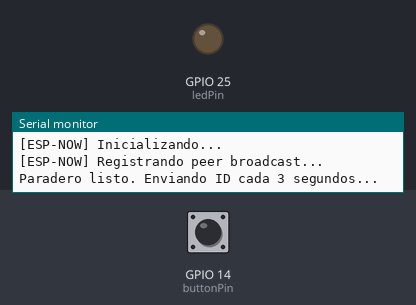
Bench run of a sketch on a simulated ESP32. Parts: output pins drawn as LEDs (lit = HIGH), the last lines printed to the serial monitor. Inputs (shaded band) come from the test bench; at power-on: GPIO 14 (buttonPin) HIGH. WiFi joins after 1.5 s; servers stay silent unless stated.

Above: at 12.7 s.
12.8 s: GPIO 14 (buttonPin) pulled LOW for 0.15 s
At 12.89 s:
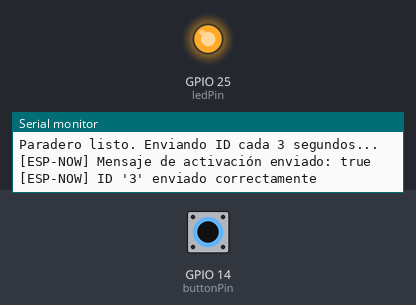
14.4 s: GPIO 14 (buttonPin) pulled LOW for 3.2 s
At 18.0 s:
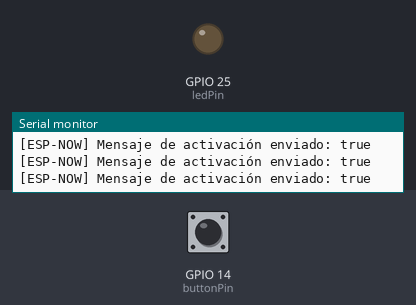
Timing chart, 0 to 19.5 s (numbered marks = the images above; inputs shaded):
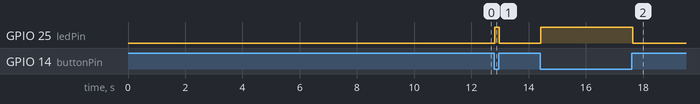

Measured:
- after the input at 12.8 s, GPIO 25 (ledPin): LOW → HIGH at once, → LOW 0.15 s later
- after the input at 14.4 s, GPIO 25 (ledPin): LOW → HIGH at once, → LOW 3.2 s later

The sketch:

espParadero_v5.ino
```cpp
#include <WiFi.h>
#include <WiFiUdp.h>
#include <esp_now.h>
#include <esp_wifi.h>

// === ESTRUCTURAS ===
typedef struct {
  int codigoParadero;
  float lat;
  float lon;
} DatosParadero;

typedef struct {
  int busID;
} NotificacionBus;

// === CONFIGURACIÓN PARADERO ===
const int idParadero = 3;
const float latParadero = -12.002687;
const float lonParadero = -77.103120;
const uint16_t puertoUDP = 5000;

WiFiUDP udp;
uint8_t broadcastAddress[] = {0xFF, 0xFF, 0xFF, 0xFF, 0xFF, 0xFF};

const int ledPin = 25;
const int buttonPin = 14;

bool mensajeRecibido = false;
unsigned long tiempoUltimoMensaje = 0;
unsigned long tiempoUltimoEnvio = 0;

// === FUNCIONES AUXILIARES ===

void configurarPines() {
  WiFi.mode(WIFI_STA);
  WiFi.disconnect(true);
  pinMode(ledPin, OUTPUT);
  pinMode(buttonPin, INPUT_PULLUP);
  digitalWrite(ledPin, LOW);
}

void configurarWiFi() {
  WiFi.begin();
  int intentos = 0;
  while (WiFi.status() != WL_CONNECTED && intentos < 20) {
    delay(500);
    Serial.print(".");
    intentos++;
  }
  Serial.println();
}

void configurarCanalWiFi(int canal) {
  esp_wifi_set_channel(canal, WIFI_SECOND_CHAN_NONE);
  Serial.printf("[WiFi] Canal forzado: %d\n", WiFi.channel());
}

int obtenerCanalDesdeUDP() {
  Serial.printf("[UDP] Iniciando escucha en puerto %d...\n", puertoUDP);
  udp.begin(puertoUDP);

  int canal = -1;
  unsigned long inicio = millis();

  while (millis() - inicio < 10000) {
    int packetSize = udp.parsePacket();
    if (packetSize > 0) {
      String msg;
      while (udp.available()) msg += (char)udp.read();

      int canalIndex = msg.indexOf("\"canal\":");
      if (canalIndex != -1) {
        canal = msg.substring(canalIndex + 8).toInt();
        if (canal > 0 && canal <= 13) {
          Serial.printf("[CANAL] Canal WiFi recibido: %d\n", canal);
          return canal;
        } else {
          Serial.println("[ERROR] Canal fuera de rango");
        }
      } else {
        Serial.println("[ERROR] Campo 'canal' no encontrado en mensaje UDP");
      }
    }
    delay(500);
  }

  Serial.println("[CANAL] No se obtuvo canal. Usando canal 1 por defecto.");
  return 1;
}

void inicializarESPNow() {
  Serial.println("[ESP-NOW] Inicializando...");
  if (esp_now_init() != ESP_OK) {
    Serial.println("[ERROR] Falló la inicialización de ESP-NOW");
    while (true);  // Detiene el sistema
  }

  esp_now_register_recv_cb(recibirCallback);
}

void registrarPeerBroadcast() {
  Serial.println("[ESP-NOW] Registrando peer broadcast...");
  esp_now_peer_info_t peerInfo = {};
  memcpy(peerInfo.peer_addr, broadcastAddress, 6);
  peerInfo.channel = 0;
  peerInfo.encrypt = false;

  if (esp_now_add_peer(&peerInfo) != ESP_OK) {
    Serial.println("[ERROR] Falló el registro de peer broadcast");
    while (true);
  }
}

void enviarMensaje() {
  DatosParadero mensaje;
  mensaje.codigoParadero = idParadero;
  mensaje.lat = latParadero;
  mensaje.lon = lonParadero;

  esp_err_t resultado = esp_now_send(broadcastAddress, (uint8_t*)&mensaje, sizeof(mensaje));
  if (resultado == ESP_OK) {
    Serial.printf("[ESP-NOW] ID '%d' enviado correctamente\n", idParadero);

  }
}

void recibirCallback(const esp_now_recv_info *info, const uint8_t *paquete, int len) {
  if (len == sizeof(NotificacionBus)) {
    NotificacionBus notif;
    memcpy(&notif, paquete, len);
    Serial.printf("[ESP-NOW] Bus recibido: %d\n", notif.busID);
    tiempoUltimoMensaje = millis();  // Guarda el momento del último mensaje
  }
}

typedef struct {
  bool enviar;
} MensajeActivacion;

void enviarActivacion(bool estado) {
  MensajeActivacion mensaje;
  mensaje.enviar = estado;

  esp_err_t resultado = esp_now_send(broadcastAddress, (uint8_t*)&mensaje, sizeof(mensaje));
  if (resultado == ESP_OK) {
    Serial.printf("[ESP-NOW] Mensaje de activación enviado: %s\n", estado ? "true" : "false");
  } else {
    Serial.println("[ESP-NOW] Error al enviar mensaje de activación");
  }
}

unsigned long tiempoUltimoEnvioActivacion = 0;

void actualizarLED() {
  bool botonPresionado = digitalRead(buttonPin) == LOW;
  //bool mensajeReciente = (millis() - tiempoUltimoMensaje < 3500);

  if (botonPresionado /*|| mensajeReciente*/) {
    digitalWrite(ledPin, HIGH);
    if (botonPresionado && (millis() - tiempoUltimoEnvioActivacion >= 300)) {
      enviarActivacion(true);
      verificarEnvio();
      tiempoUltimoEnvioActivacion = millis();
    }
  } else {
    digitalWrite(ledPin, LOW);
  }
}

void verificarEnvio() {
  if (millis() - tiempoUltimoEnvio > 3000) {
    enviarMensaje();
    tiempoUltimoEnvio = millis();
  }
}

// === SETUP Y LOOP PRINCIPAL ===

void setup() {
  Serial.begin(115200);
  Serial.println("\n===== INICIO PARADERO =====");

  configurarPines();
  configurarWiFi();
  int canal = obtenerCanalDesdeUDP();
  configurarCanalWiFi(canal);
  inicializarESPNow();
  registrarPeerBroadcast();

  Serial.println("Paradero listo. Enviando ID cada 3 segundos...");
}

void loop() {
  actualizarLED();
  //verificarEnvio();
  delay(50);
}
```
